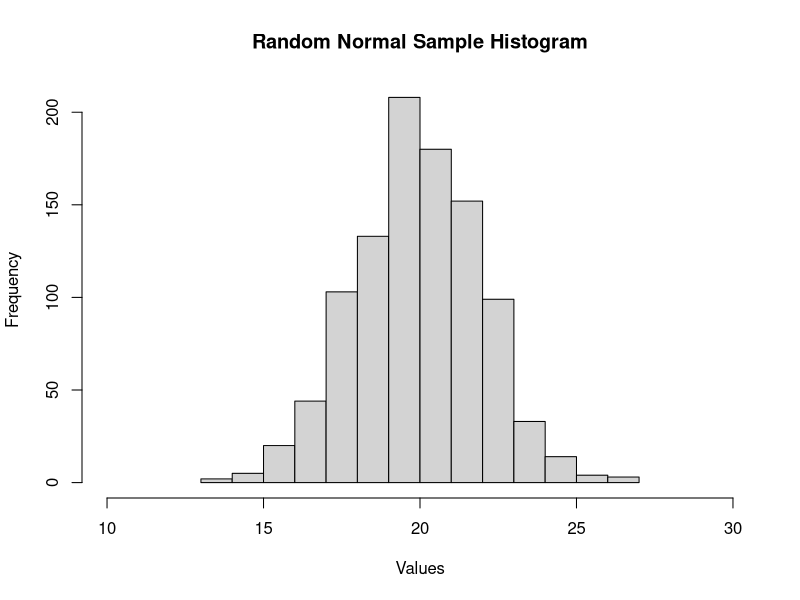
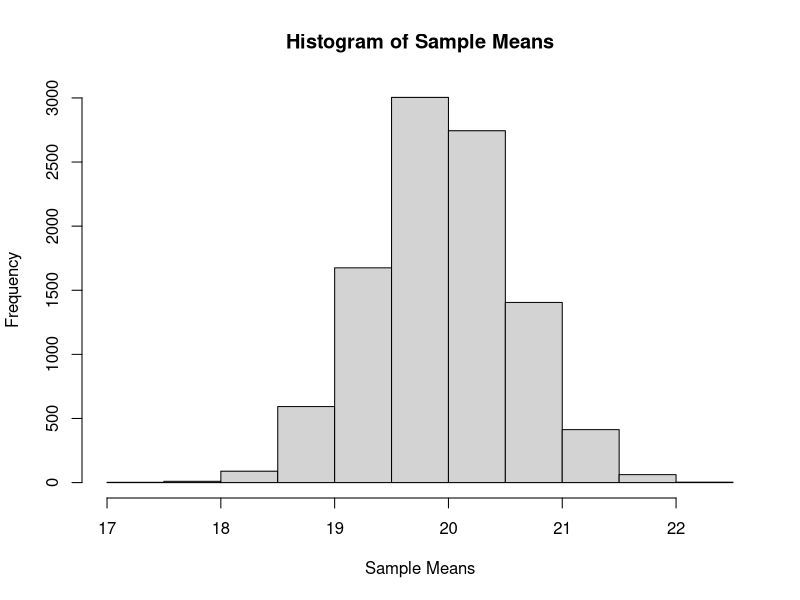
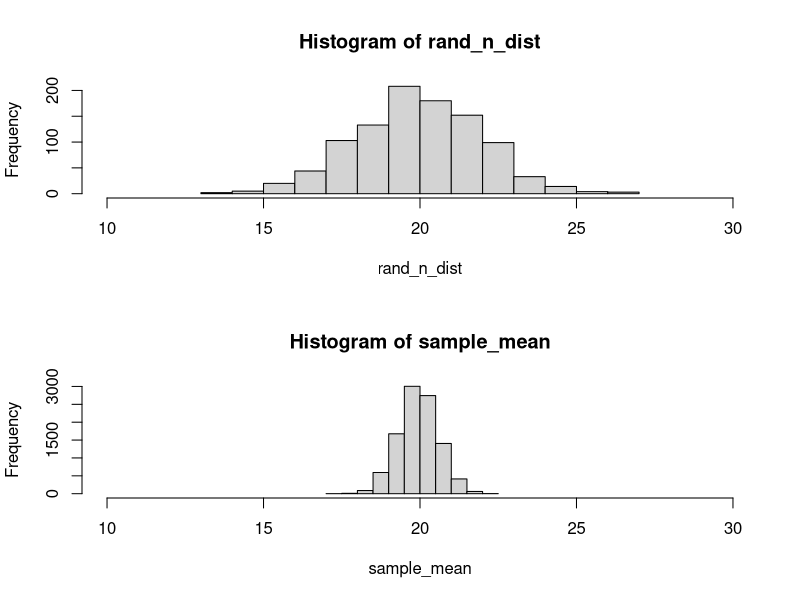

The R source for these figures, in order:
## ---- chunk 1
knitr::opts_chunk$set(echo = TRUE)
## ---- chunk 2
library(tidyverse)
## ---- chunk 3
set.seed(42)
n_obs = 1000
rand_n_dist = rnorm(1000, 20, 2) # random normal distribution with mean = 5, standard deviation = 2

hist(rand_n_dist, main = "Random Normal Sample Histogram",
     xlab = "Values",
     xlim = c(10,30))
## ---- chunk 4
pop_mean = mean(rand_n_dist)
pop_sd = sqrt(sum((rand_n_dist-mean(rand_n_dist))^2)/n_obs)

pop_mean
pop_sd
## ---- chunk 5
sample_mean=vector()

nperm = 10000

n = 10

for (i in 1:nperm){
  temp = sample(rand_n_dist, n)
  sample_mean[i] = mean(temp)
  }

hist(sample_mean, main = "Histogram of Sample Means",
     xlab = "Sample Means")
## ---- chunk 6
mean_sample_mean = mean(sample_mean)
sd_sample_mean = sqrt(sum((sample_mean-mean(sample_mean))^2)/length(sample_mean))



mean_sample_mean
sd_sample_mean
## ---- chunk 7
### 

par(mfrow=c(2,1))
hist(rand_n_dist, xlim=c(10,30))
hist(sample_mean, xlim=c(10,30))
